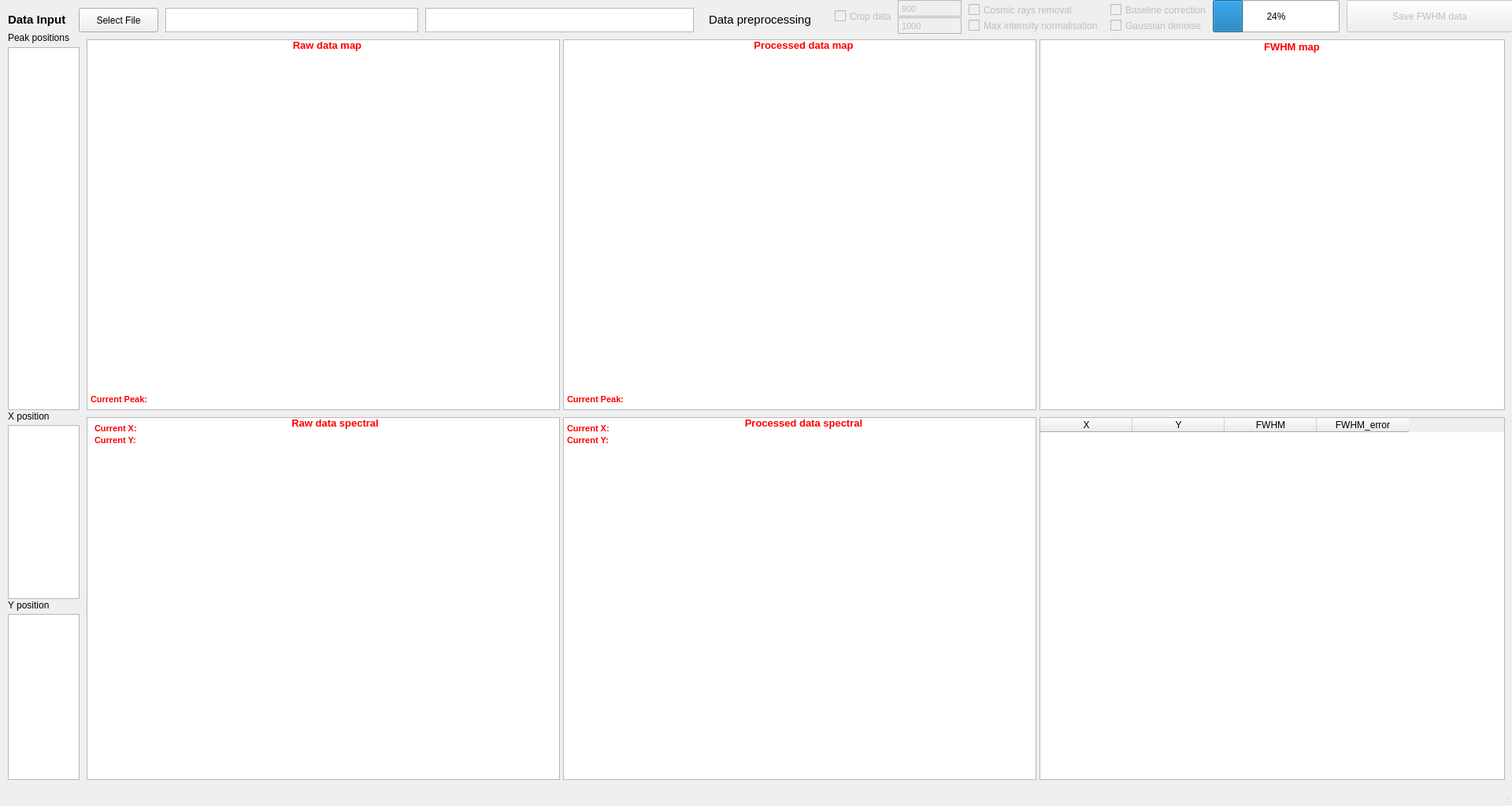
<?xml version="1.0" encoding="UTF-8"?>
<ui version="4.0">
 <class>RamanFWHM</class>
 <widget class="QMainWindow" name="RamanFWHM">
  <property name="geometry">
   <rect>
    <x>0</x>
    <y>0</y>
    <width>1920</width>
    <height>1024</height>
   </rect>
  </property>
  <property name="sizePolicy">
   <sizepolicy hsizetype="Fixed" vsizetype="Fixed">
    <horstretch>0</horstretch>
    <verstretch>0</verstretch>
   </sizepolicy>
  </property>
  <property name="acceptDrops">
   <bool>true</bool>
  </property>
  <property name="windowTitle">
   <string>RamanFWHM</string>
  </property>
  <widget class="QWidget" name="centralwidget">
   <widget class="QPushButton" name="Fileselectbutton">
    <property name="geometry">
     <rect>
      <x>100</x>
      <y>10</y>
      <width>101</width>
      <height>31</height>
     </rect>
    </property>
    <property name="text">
     <string>Select File</string>
    </property>
   </widget>
   <widget class="QTextBrowser" name="SelectedFileBrowser">
    <property name="geometry">
     <rect>
      <x>210</x>
      <y>10</y>
      <width>321</width>
      <height>31</height>
     </rect>
    </property>
    <property name="verticalScrollBarPolicy">
     <enum>Qt::ScrollBarAlwaysOff</enum>
    </property>
   </widget>
   <widget class="QGraphicsView" name="Rawmap">
    <property name="geometry">
     <rect>
      <x>110</x>
      <y>50</y>
      <width>601</width>
      <height>471</height>
     </rect>
    </property>
    <property name="sizePolicy">
     <sizepolicy hsizetype="Fixed" vsizetype="Fixed">
      <horstretch>0</horstretch>
      <verstretch>0</verstretch>
     </sizepolicy>
    </property>
    <property name="verticalScrollBarPolicy">
     <enum>Qt::ScrollBarAlwaysOff</enum>
    </property>
    <property name="horizontalScrollBarPolicy">
     <enum>Qt::ScrollBarAlwaysOff</enum>
    </property>
   </widget>
   <widget class="QLabel" name="RawmapLabel">
    <property name="geometry">
     <rect>
      <x>360</x>
      <y>50</y>
      <width>111</width>
      <height>16</height>
     </rect>
    </property>
    <property name="text">
     <string>&lt;html&gt;&lt;head/&gt;&lt;body&gt;&lt;p&gt;&lt;span style=&quot; font-size:10pt; font-weight:700; color:#ff0000;&quot;&gt;Raw data map&lt;/span&gt;&lt;/p&gt;&lt;/body&gt;&lt;/html&gt;</string>
    </property>
    <property name="textFormat">
     <enum>Qt::AutoText</enum>
    </property>
    <property name="alignment">
     <set>Qt::AlignCenter</set>
    </property>
   </widget>
   <widget class="QListWidget" name="AxisList">
    <property name="geometry">
     <rect>
      <x>10</x>
      <y>60</y>
      <width>91</width>
      <height>461</height>
     </rect>
    </property>
    <property name="horizontalScrollBarPolicy">
     <enum>Qt::ScrollBarAlwaysOff</enum>
    </property>
    <property name="alternatingRowColors">
     <bool>false</bool>
    </property>
    <property name="modelColumn">
     <number>0</number>
    </property>
    <property name="currentRow">
     <number>-1</number>
    </property>
   </widget>
   <widget class="QTextBrowser" name="DataRowsCols">
    <property name="geometry">
     <rect>
      <x>540</x>
      <y>10</y>
      <width>341</width>
      <height>31</height>
     </rect>
    </property>
   </widget>
   <widget class="QLabel" name="PeakposLable">
    <property name="geometry">
     <rect>
      <x>10</x>
      <y>40</y>
      <width>101</width>
      <height>16</height>
     </rect>
    </property>
    <property name="text">
     <string>Peak positions</string>
    </property>
   </widget>
   <widget class="QGraphicsView" name="ProdataSpec">
    <property name="geometry">
     <rect>
      <x>715</x>
      <y>530</y>
      <width>601</width>
      <height>461</height>
     </rect>
    </property>
    <property name="maximumSize">
     <size>
      <width>601</width>
      <height>471</height>
     </size>
    </property>
    <property name="verticalScrollBarPolicy">
     <enum>Qt::ScrollBarAlwaysOff</enum>
    </property>
    <property name="horizontalScrollBarPolicy">
     <enum>Qt::ScrollBarAlwaysOff</enum>
    </property>
   </widget>
   <widget class="QLabel" name="RawSpectralLabel">
    <property name="geometry">
     <rect>
      <x>360</x>
      <y>530</y>
      <width>131</width>
      <height>16</height>
     </rect>
    </property>
    <property name="text">
     <string>&lt;html&gt;&lt;head/&gt;&lt;body&gt;&lt;p&gt;&lt;span style=&quot; font-size:10pt; font-weight:700; color:#ff0000;&quot;&gt;Raw data spectral&lt;/span&gt;&lt;/p&gt;&lt;/body&gt;&lt;/html&gt;</string>
    </property>
    <property name="textFormat">
     <enum>Qt::AutoText</enum>
    </property>
    <property name="alignment">
     <set>Qt::AlignCenter</set>
    </property>
   </widget>
   <widget class="QCheckBox" name="Choice_Cosmic">
    <property name="enabled">
     <bool>false</bool>
    </property>
    <property name="geometry">
     <rect>
      <x>1230</x>
      <y>0</y>
      <width>151</width>
      <height>25</height>
     </rect>
    </property>
    <property name="text">
     <string>Cosmic rays removal</string>
    </property>
   </widget>
   <widget class="QCheckBox" name="Choice_Baseline">
    <property name="enabled">
     <bool>false</bool>
    </property>
    <property name="geometry">
     <rect>
      <x>1410</x>
      <y>0</y>
      <width>131</width>
      <height>25</height>
     </rect>
    </property>
    <property name="text">
     <string>Baseline correction</string>
    </property>
   </widget>
   <widget class="QCheckBox" name="Choice_Normalization">
    <property name="enabled">
     <bool>false</bool>
    </property>
    <property name="geometry">
     <rect>
      <x>1230</x>
      <y>20</y>
      <width>181</width>
      <height>25</height>
     </rect>
    </property>
    <property name="locale">
     <locale language="English" country="UnitedStates"/>
    </property>
    <property name="text">
     <string>Max intensity normalisation</string>
    </property>
   </widget>
   <widget class="QTextEdit" name="Cropmin">
    <property name="enabled">
     <bool>false</bool>
    </property>
    <property name="geometry">
     <rect>
      <x>1140</x>
      <y>0</y>
      <width>81</width>
      <height>21</height>
     </rect>
    </property>
    <property name="acceptDrops">
     <bool>false</bool>
    </property>
    <property name="toolTip">
     <string>&lt;html&gt;&lt;head/&gt;&lt;body&gt;&lt;p&gt;The peak value you want to crop from&lt;/p&gt;&lt;/body&gt;&lt;/html&gt;</string>
    </property>
    <property name="verticalScrollBarPolicy">
     <enum>Qt::ScrollBarAlwaysOff</enum>
    </property>
    <property name="html">
     <string>&lt;!DOCTYPE HTML PUBLIC &quot;-//W3C//DTD HTML 4.0//EN&quot; &quot;http://www.w3.org/TR/REC-html40/strict.dtd&quot;&gt;
&lt;html&gt;&lt;head&gt;&lt;meta name=&quot;qrichtext&quot; content=&quot;1&quot; /&gt;&lt;meta charset=&quot;utf-8&quot; /&gt;&lt;style type=&quot;text/css&quot;&gt;
p, li { white-space: pre-wrap; }
hr { height: 1px; border-width: 0; }
li.unchecked::marker { content: &quot;\2610&quot;; }
li.checked::marker { content: &quot;\2612&quot;; }
&lt;/style&gt;&lt;/head&gt;&lt;body style=&quot; font-family:'Microsoft YaHei UI'; font-size:9pt; font-weight:400; font-style:normal;&quot;&gt;
&lt;p style=&quot; margin-top:0px; margin-bottom:0px; margin-left:0px; margin-right:0px; -qt-block-indent:0; text-indent:0px;&quot;&gt;&lt;span style=&quot; font-size:8pt;&quot;&gt;900&lt;/span&gt;&lt;/p&gt;&lt;/body&gt;&lt;/html&gt;</string>
    </property>
   </widget>
   <widget class="QTextEdit" name="Cropmax">
    <property name="enabled">
     <bool>false</bool>
    </property>
    <property name="geometry">
     <rect>
      <x>1140</x>
      <y>22</y>
      <width>81</width>
      <height>21</height>
     </rect>
    </property>
    <property name="acceptDrops">
     <bool>false</bool>
    </property>
    <property name="toolTip">
     <string>&lt;html&gt;&lt;head/&gt;&lt;body&gt;&lt;p&gt;The peak value you want to crop to&lt;/p&gt;&lt;/body&gt;&lt;/html&gt;</string>
    </property>
    <property name="verticalScrollBarPolicy">
     <enum>Qt::ScrollBarAlwaysOff</enum>
    </property>
    <property name="html">
     <string>&lt;!DOCTYPE HTML PUBLIC &quot;-//W3C//DTD HTML 4.0//EN&quot; &quot;http://www.w3.org/TR/REC-html40/strict.dtd&quot;&gt;
&lt;html&gt;&lt;head&gt;&lt;meta name=&quot;qrichtext&quot; content=&quot;1&quot; /&gt;&lt;meta charset=&quot;utf-8&quot; /&gt;&lt;style type=&quot;text/css&quot;&gt;
p, li { white-space: pre-wrap; }
hr { height: 1px; border-width: 0; }
li.unchecked::marker { content: &quot;\2610&quot;; }
li.checked::marker { content: &quot;\2612&quot;; }
&lt;/style&gt;&lt;/head&gt;&lt;body style=&quot; font-family:'Microsoft YaHei UI'; font-size:9pt; font-weight:400; font-style:normal;&quot;&gt;
&lt;p style=&quot; margin-top:0px; margin-bottom:0px; margin-left:0px; margin-right:0px; -qt-block-indent:0; text-indent:0px;&quot;&gt;&lt;span style=&quot; font-size:8pt;&quot;&gt;1000&lt;/span&gt;&lt;/p&gt;&lt;/body&gt;&lt;/html&gt;</string>
    </property>
   </widget>
   <widget class="QPushButton" name="Begin_Pro">
    <property name="enabled">
     <bool>false</bool>
    </property>
    <property name="geometry">
     <rect>
      <x>1540</x>
      <y>0</y>
      <width>161</width>
      <height>41</height>
     </rect>
    </property>
    <property name="toolTip">
     <string>&lt;html&gt;&lt;head/&gt;&lt;body&gt;&lt;p&gt;Begin preprocessing input data.&lt;/p&gt;&lt;/body&gt;&lt;/html&gt;</string>
    </property>
    <property name="whatsThis">
     <string>&lt;html&gt;&lt;head/&gt;&lt;body&gt;&lt;p&gt;&lt;br/&gt;&lt;/p&gt;&lt;/body&gt;&lt;/html&gt;</string>
    </property>
    <property name="text">
     <string>Begin Processing</string>
    </property>
   </widget>
   <widget class="QPushButton" name="Button_Save">
    <property name="enabled">
     <bool>false</bool>
    </property>
    <property name="geometry">
     <rect>
      <x>1710</x>
      <y>0</y>
      <width>211</width>
      <height>41</height>
     </rect>
    </property>
    <property name="text">
     <string>Save FWHM data</string>
    </property>
   </widget>
   <widget class="QGraphicsView" name="FWHMmap">
    <property name="geometry">
     <rect>
      <x>1320</x>
      <y>50</y>
      <width>591</width>
      <height>471</height>
     </rect>
    </property>
    <property name="verticalScrollBarPolicy">
     <enum>Qt::ScrollBarAlwaysOff</enum>
    </property>
    <property name="horizontalScrollBarPolicy">
     <enum>Qt::ScrollBarAlwaysOff</enum>
    </property>
   </widget>
   <widget class="QLabel" name="RawmapPeak">
    <property name="geometry">
     <rect>
      <x>115</x>
      <y>500</y>
      <width>191</width>
      <height>16</height>
     </rect>
    </property>
    <property name="text">
     <string>&lt;html&gt;&lt;head/&gt;&lt;body&gt;&lt;p&gt;&lt;span style=&quot; font-size:8pt; font-weight:700; color:#ff0000;&quot;&gt;Current Peak: &lt;/span&gt;&lt;/p&gt;&lt;/body&gt;&lt;/html&gt;</string>
    </property>
   </widget>
   <widget class="QListWidget" name="XList">
    <property name="geometry">
     <rect>
      <x>10</x>
      <y>540</y>
      <width>91</width>
      <height>221</height>
     </rect>
    </property>
    <property name="horizontalScrollBarPolicy">
     <enum>Qt::ScrollBarAlwaysOff</enum>
    </property>
   </widget>
   <widget class="QListWidget" name="YList">
    <property name="geometry">
     <rect>
      <x>10</x>
      <y>780</y>
      <width>91</width>
      <height>211</height>
     </rect>
    </property>
    <property name="horizontalScrollBarPolicy">
     <enum>Qt::ScrollBarAlwaysOff</enum>
    </property>
   </widget>
   <widget class="QLabel" name="RawXPosition">
    <property name="geometry">
     <rect>
      <x>120</x>
      <y>535</y>
      <width>241</width>
      <height>20</height>
     </rect>
    </property>
    <property name="text">
     <string>&lt;html&gt;&lt;head/&gt;&lt;body&gt;&lt;p&gt;&lt;span style=&quot; font-size:8pt; font-weight:700; color:#ff0000;&quot;&gt;Current X: &lt;/span&gt;&lt;/p&gt;&lt;/body&gt;&lt;/html&gt;</string>
    </property>
   </widget>
   <widget class="QCheckBox" name="CropOrNot">
    <property name="enabled">
     <bool>false</bool>
    </property>
    <property name="geometry">
     <rect>
      <x>1060</x>
      <y>0</y>
      <width>121</width>
      <height>41</height>
     </rect>
    </property>
    <property name="text">
     <string>Crop data</string>
    </property>
   </widget>
   <widget class="QCheckBox" name="Choice_Denoise">
    <property name="enabled">
     <bool>false</bool>
    </property>
    <property name="geometry">
     <rect>
      <x>1410</x>
      <y>20</y>
      <width>131</width>
      <height>25</height>
     </rect>
    </property>
    <property name="text">
     <string>Gaussian denoise</string>
    </property>
   </widget>
   <widget class="QLabel" name="FWHMmapLabel">
    <property name="geometry">
     <rect>
      <x>1590</x>
      <y>50</y>
      <width>101</width>
      <height>20</height>
     </rect>
    </property>
    <property name="text">
     <string>&lt;html&gt;&lt;head/&gt;&lt;body&gt;&lt;p&gt;&lt;span style=&quot; font-size:10pt; font-weight:700; color:#ff0000;&quot;&gt;FWHM map&lt;/span&gt;&lt;/p&gt;&lt;/body&gt;&lt;/html&gt;</string>
    </property>
    <property name="textFormat">
     <enum>Qt::AutoText</enum>
    </property>
    <property name="alignment">
     <set>Qt::AlignCenter</set>
    </property>
   </widget>
   <widget class="QLabel" name="RawYPosition">
    <property name="geometry">
     <rect>
      <x>120</x>
      <y>550</y>
      <width>231</width>
      <height>20</height>
     </rect>
    </property>
    <property name="text">
     <string>&lt;html&gt;&lt;head/&gt;&lt;body&gt;&lt;p&gt;&lt;span style=&quot; font-size:8pt; font-weight:700; color:#ff0000;&quot;&gt;Current Y:&lt;/span&gt;&lt;/p&gt;&lt;/body&gt;&lt;/html&gt;</string>
    </property>
   </widget>
   <widget class="QGraphicsView" name="Promap">
    <property name="geometry">
     <rect>
      <x>715</x>
      <y>50</y>
      <width>601</width>
      <height>471</height>
     </rect>
    </property>
    <property name="sizePolicy">
     <sizepolicy hsizetype="Fixed" vsizetype="Fixed">
      <horstretch>0</horstretch>
      <verstretch>0</verstretch>
     </sizepolicy>
    </property>
    <property name="verticalScrollBarPolicy">
     <enum>Qt::ScrollBarAlwaysOff</enum>
    </property>
    <property name="horizontalScrollBarPolicy">
     <enum>Qt::ScrollBarAlwaysOff</enum>
    </property>
   </widget>
   <widget class="QGraphicsView" name="RawdataSpec">
    <property name="geometry">
     <rect>
      <x>110</x>
      <y>530</y>
      <width>601</width>
      <height>461</height>
     </rect>
    </property>
    <property name="maximumSize">
     <size>
      <width>601</width>
      <height>471</height>
     </size>
    </property>
    <property name="verticalScrollBarPolicy">
     <enum>Qt::ScrollBarAlwaysOff</enum>
    </property>
    <property name="horizontalScrollBarPolicy">
     <enum>Qt::ScrollBarAlwaysOff</enum>
    </property>
   </widget>
   <widget class="QLabel" name="PromapPeak">
    <property name="geometry">
     <rect>
      <x>720</x>
      <y>500</y>
      <width>191</width>
      <height>16</height>
     </rect>
    </property>
    <property name="text">
     <string>&lt;html&gt;&lt;head/&gt;&lt;body&gt;&lt;p&gt;&lt;span style=&quot; font-size:8pt; font-weight:700; color:#ff0000;&quot;&gt;Current Peak: &lt;/span&gt;&lt;/p&gt;&lt;/body&gt;&lt;/html&gt;</string>
    </property>
   </widget>
   <widget class="QLabel" name="PromapLabel">
    <property name="geometry">
     <rect>
      <x>940</x>
      <y>50</y>
      <width>161</width>
      <height>16</height>
     </rect>
    </property>
    <property name="text">
     <string>&lt;html&gt;&lt;head/&gt;&lt;body&gt;&lt;p&gt;&lt;span style=&quot; font-size:10pt; font-weight:700; color:#ff0000;&quot;&gt;Processed data map&lt;/span&gt;&lt;/p&gt;&lt;/body&gt;&lt;/html&gt;</string>
    </property>
    <property name="textFormat">
     <enum>Qt::AutoText</enum>
    </property>
    <property name="alignment">
     <set>Qt::AlignCenter</set>
    </property>
   </widget>
   <widget class="QLabel" name="ProSpectralLabel">
    <property name="geometry">
     <rect>
      <x>930</x>
      <y>530</y>
      <width>181</width>
      <height>16</height>
     </rect>
    </property>
    <property name="text">
     <string>&lt;html&gt;&lt;head/&gt;&lt;body&gt;&lt;p&gt;&lt;span style=&quot; font-size:10pt; font-weight:700; color:#ff0000;&quot;&gt;Processed data spectral&lt;/span&gt;&lt;/p&gt;&lt;/body&gt;&lt;/html&gt;</string>
    </property>
    <property name="textFormat">
     <enum>Qt::AutoText</enum>
    </property>
    <property name="alignment">
     <set>Qt::AlignCenter</set>
    </property>
   </widget>
   <widget class="QLabel" name="ProXPosition">
    <property name="geometry">
     <rect>
      <x>720</x>
      <y>535</y>
      <width>241</width>
      <height>20</height>
     </rect>
    </property>
    <property name="text">
     <string>&lt;html&gt;&lt;head/&gt;&lt;body&gt;&lt;p&gt;&lt;span style=&quot; font-size:8pt; font-weight:700; color:#ff0000;&quot;&gt;Current X: &lt;/span&gt;&lt;/p&gt;&lt;/body&gt;&lt;/html&gt;</string>
    </property>
   </widget>
   <widget class="QLabel" name="ProYPosition">
    <property name="geometry">
     <rect>
      <x>720</x>
      <y>550</y>
      <width>231</width>
      <height>20</height>
     </rect>
    </property>
    <property name="text">
     <string>&lt;html&gt;&lt;head/&gt;&lt;body&gt;&lt;p&gt;&lt;span style=&quot; font-size:8pt; font-weight:700; color:#ff0000;&quot;&gt;Current Y:&lt;/span&gt;&lt;/p&gt;&lt;/body&gt;&lt;/html&gt;</string>
    </property>
   </widget>
   <widget class="QLabel" name="XposLable">
    <property name="geometry">
     <rect>
      <x>10</x>
      <y>521</y>
      <width>71</width>
      <height>16</height>
     </rect>
    </property>
    <property name="text">
     <string>X position</string>
    </property>
   </widget>
   <widget class="QLabel" name="YposLable">
    <property name="geometry">
     <rect>
      <x>10</x>
      <y>761</y>
      <width>71</width>
      <height>16</height>
     </rect>
    </property>
    <property name="text">
     <string>Y position</string>
    </property>
   </widget>
   <widget class="QTableWidget" name="FWHMTable">
    <property name="geometry">
     <rect>
      <x>1320</x>
      <y>530</y>
      <width>591</width>
      <height>461</height>
     </rect>
    </property>
    <attribute name="horizontalHeaderDefaultSectionSize">
     <number>117</number>
    </attribute>
    <attribute name="verticalHeaderCascadingSectionResizes">
     <bool>false</bool>
    </attribute>
    <attribute name="verticalHeaderDefaultSectionSize">
     <number>30</number>
    </attribute>
    <column>
     <property name="text">
      <string>X</string>
     </property>
    </column>
    <column>
     <property name="text">
      <string>Y</string>
     </property>
    </column>
    <column>
     <property name="text">
      <string>FWHM</string>
     </property>
    </column>
    <column>
     <property name="text">
      <string>FWHM_error</string>
     </property>
    </column>
   </widget>
   <widget class="QLabel" name="label">
    <property name="geometry">
     <rect>
      <x>900</x>
      <y>10</y>
      <width>151</width>
      <height>31</height>
     </rect>
    </property>
    <property name="text">
     <string>&lt;html&gt;&lt;head/&gt;&lt;body&gt;&lt;p&gt;&lt;span style=&quot; font-size:11pt;&quot;&gt;Data preprocessing&lt;/span&gt;&lt;/p&gt;&lt;/body&gt;&lt;/html&gt;</string>
    </property>
   </widget>
   <widget class="QLabel" name="label_2">
    <property name="geometry">
     <rect>
      <x>10</x>
      <y>10</y>
      <width>91</width>
      <height>31</height>
     </rect>
    </property>
    <property name="text">
     <string>&lt;html&gt;&lt;head/&gt;&lt;body&gt;&lt;p&gt;&lt;span style=&quot; font-size:11pt; font-weight:700;&quot;&gt;Data Input&lt;/span&gt;&lt;/p&gt;&lt;/body&gt;&lt;/html&gt;</string>
    </property>
   </widget>
   <widget class="QProgressBar" name="progressBar">
    <property name="geometry">
     <rect>
      <x>1540</x>
      <y>0</y>
      <width>161</width>
      <height>41</height>
     </rect>
    </property>
    <property name="value">
     <number>24</number>
    </property>
    <property name="alignment">
     <set>Qt::AlignCenter</set>
    </property>
   </widget>
   <widget class="QLabel" name="Croplabel">
    <property name="geometry">
     <rect>
      <x>870</x>
      <y>500</y>
      <width>431</width>
      <height>20</height>
     </rect>
    </property>
    <property name="font">
     <font>
      <pointsize>10</pointsize>
      <bold>false</bold>
     </font>
    </property>
    <property name="text">
     <string/>
    </property>
   </widget>
   <zorder>Promap</zorder>
   <zorder>PromapLabel</zorder>
   <zorder>ProdataSpec</zorder>
   <zorder>RawdataSpec</zorder>
   <zorder>Fileselectbutton</zorder>
   <zorder>SelectedFileBrowser</zorder>
   <zorder>Rawmap</zorder>
   <zorder>RawmapLabel</zorder>
   <zorder>AxisList</zorder>
   <zorder>DataRowsCols</zorder>
   <zorder>PeakposLable</zorder>
   <zorder>RawSpectralLabel</zorder>
   <zorder>Choice_Cosmic</zorder>
   <zorder>Choice_Baseline</zorder>
   <zorder>Choice_Normalization</zorder>
   <zorder>Cropmin</zorder>
   <zorder>Cropmax</zorder>
   <zorder>Begin_Pro</zorder>
   <zorder>Button_Save</zorder>
   <zorder>FWHMmap</zorder>
   <zorder>RawmapPeak</zorder>
   <zorder>RawXPosition</zorder>
   <zorder>CropOrNot</zorder>
   <zorder>Choice_Denoise</zorder>
   <zorder>FWHMmapLabel</zorder>
   <zorder>RawYPosition</zorder>
   <zorder>XList</zorder>
   <zorder>YList</zorder>
   <zorder>PromapPeak</zorder>
   <zorder>ProSpectralLabel</zorder>
   <zorder>ProXPosition</zorder>
   <zorder>ProYPosition</zorder>
   <zorder>XposLable</zorder>
   <zorder>YposLable</zorder>
   <zorder>FWHMTable</zorder>
   <zorder>label</zorder>
   <zorder>label_2</zorder>
   <zorder>progressBar</zorder>
   <zorder>Croplabel</zorder>
  </widget>
  <widget class="QStatusBar" name="statusbar"/>
 </widget>
 <resources/>
 <connections>
  <connection>
   <sender>CropOrNot</sender>
   <signal>clicked(bool)</signal>
   <receiver>Cropmin</receiver>
   <slot>setEnabled(bool)</slot>
   <hints>
    <hint type="sourcelabel">
     <x>1099</x>
     <y>10</y>
    </hint>
    <hint type="destinationlabel">
     <x>1170</x>
     <y>10</y>
    </hint>
   </hints>
  </connection>
  <connection>
   <sender>CropOrNot</sender>
   <signal>clicked(bool)</signal>
   <receiver>Cropmax</receiver>
   <slot>setEnabled(bool)</slot>
   <hints>
    <hint type="sourcelabel">
     <x>1099</x>
     <y>10</y>
    </hint>
    <hint type="destinationlabel">
     <x>1170</x>
     <y>22</y>
    </hint>
   </hints>
  </connection>
  <connection>
   <sender>Begin_Pro</sender>
   <signal>clicked(bool)</signal>
   <receiver>Button_Save</receiver>
   <slot>setEnabled(bool)</slot>
   <hints>
    <hint type="sourcelabel">
     <x>1604</x>
     <y>20</y>
    </hint>
    <hint type="destinationlabel">
     <x>1760</x>
     <y>18</y>
    </hint>
   </hints>
  </connection>
 </connections>
</ui>
